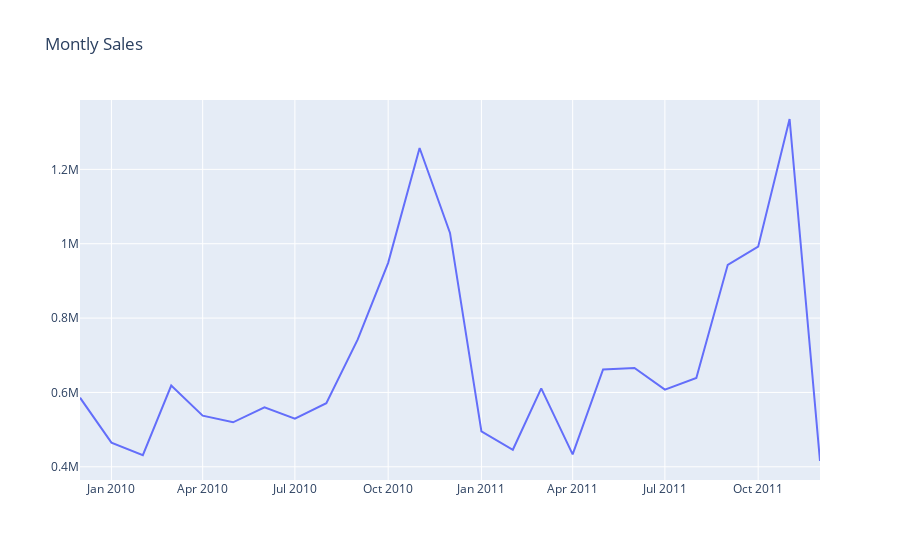

Notebook code cell kept with this figure:
### Code cell
plot_data = [
    go.Scatter(
        x=df['InvoiceDate'],
        y=df['total_price'],
    )
]
plot_layout = go.Layout(
        title='Montly Sales'
    )
fig = go.Figure(data=plot_data, layout=plot_layout)
pyoff.iplot(fig)
